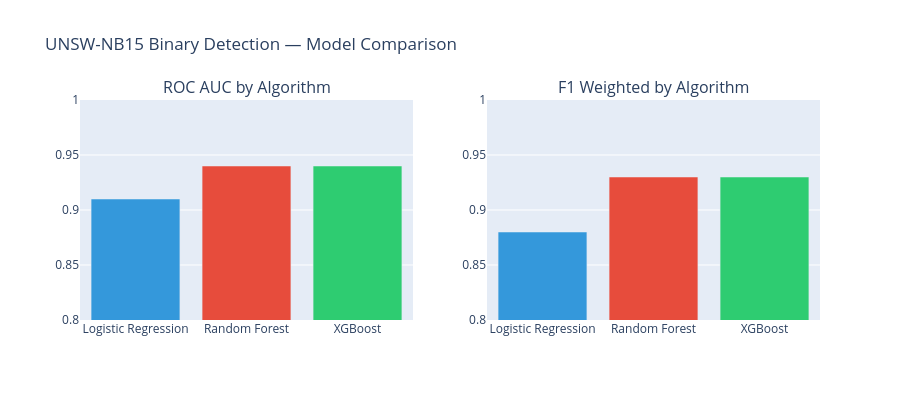

Notebook code for this chart:
### Markdown cell above
## 2. Supervised Learning Comparison (UNSW-NB15)

### Code cell
df_supervised = df_results[df_results['dataset'] == 'UNSW-NB15'].copy()

fig = make_subplots(rows=1, cols=2,
                    subplot_titles=['ROC AUC by Algorithm', 'F1 Weighted by Algorithm'])

binary_df = df_supervised[df_supervised['task'] == 'Binary Detection']

fig.add_trace(go.Bar(
    x=binary_df['algorithm'],
    y=binary_df['roc_auc'],
    name='AUC',
    marker_color=['#3498db', '#e74c3c', '#2ecc71']
), row=1, col=1)

fig.add_trace(go.Bar(
    x=binary_df['algorithm'],
    y=binary_df['f1_weighted'],
    name='F1',
    marker_color=['#3498db', '#e74c3c', '#2ecc71']
), row=1, col=2)

fig.update_layout(title='UNSW-NB15 Binary Detection — Model Comparison',
                  height=400, showlegend=False)
fig.update_yaxes(range=[0.8, 1.0])
fig.show()

print('\nKey insight: RF and XGBoost achieve equivalent performance (~94% AUC).')
print('For production: XGBoost preferred (faster inference, better calibration).')

### Figure 1 — Plotly figure (JSON) as saved in the notebook; plotly's stock layout.template omitted (floating-point values rounded to 4 significant figures)
{"data": [{"marker": {"color": ["#3498db", "#e74c3c", "#2ecc71"]}, "name": "AUC", "type": "bar", "x": ["Logistic Regression", "Random Forest", "XGBoost"], "xaxis": "x", "y": [0.91, 0.94, 0.94], "yaxis": "y"}, {"marker": {"color": ["#3498db", "#e74c3c", "#2ecc71"]}, "name": "F1", "type": "bar", "x": ["Logistic Regression", "Random Forest", "XGBoost"], "xaxis": "x2", "y": [0.88, 0.93, 0.93], "yaxis": "y2"}], "layout": {"annotations": [{"font": {"size": 16}, "showarrow": false, "text": "ROC AUC by Algorithm", "x": 0.225, "xanchor": "center", "xref": "paper", "y": 1, "yanchor": "bottom", "yref": "paper"}, {"font": {"size": 16}, "showarrow": false, "text": "F1 Weighted by Algorithm", "x": 0.775, "xanchor": "center", "xref": "paper", "y": 1, "yanchor": "bottom", "yref": "paper"}], "height": 400, "showlegend": false, "title": {"text": "UNSW-NB15 Binary Detection — Model Comparison"}, "xaxis": {"anchor": "y", "domain": [0, 0.45]}, "xaxis2": {"anchor": "y2", "domain": [0.55, 1]}, "yaxis": {"anchor": "x", "domain": [0, 1], "range": [0.8, 1]}, "yaxis2": {"anchor": "x2", "domain": [0, 1], "range": [0.8, 1]}}}
